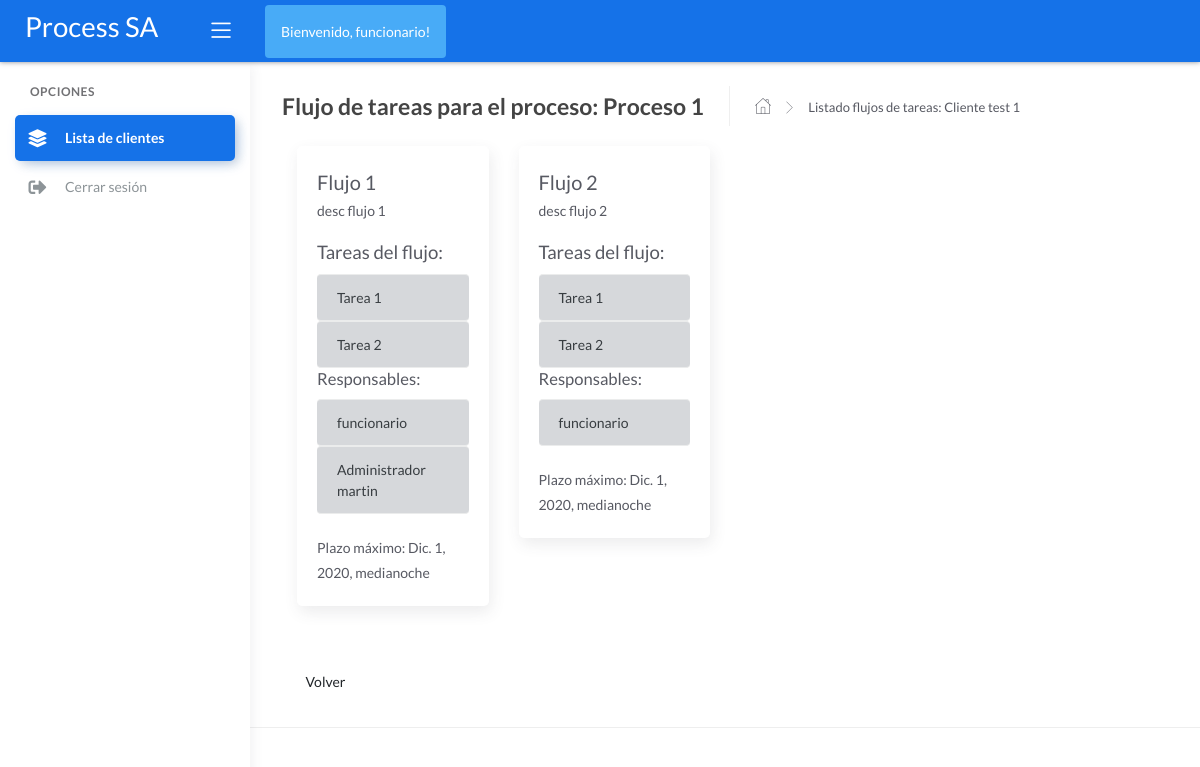
The page /flujo_list/3/3/ (signed in) on the database its author committed.
### processAuth/models.py (models this page shows)
class userModel(models.Model):
    user = models.OneToOneField(User, on_delete=models.CASCADE)
    name = models.CharField(max_length=100)
    email = models.EmailField()
    role = models.IntegerField(choices = USER_ROLE)
    created_at = models.DateTimeField(auto_now_add=True)
    disabled = models.BooleanField(default = False)
    def __str__(self):
        return self.name

### processCore/models.py (models this page shows, shortened)
class Process(models.Model):
    client = models.ForeignKey('Client', on_delete = models.CASCADE)
    name = models.CharField(max_length=50)
    description = models.TextField()
    created_at = models.DateTimeField(auto_now_add=True)
    disabled = models.BooleanField(default = False)

class Client(models.Model):
    name = models.CharField(max_length=100)
    email = models.EmailField()
    description = models.TextField(max_length=200)
    created_at = models.DateTimeField(auto_now_add=True)
    disabled = models.BooleanField(default = False)

class FlujoTareas(models.Model):
    nombre = models.CharField(max_length=60)
    process = models.ForeignKey('Process', on_delete = models.CASCADE)
    tareas = models.ManyToManyField('Task')
    responsables = models.ManyToManyField('processAuth.userModel')
    descripcion = models.TextField()
    created_at = models.DateTimeField(auto_now_add=True)
    plazo_maximo = models.DateTimeField()
    status = models.IntegerField(choices = TASK_STATUS, default=4)

class Task(models.Model):
    autor = models.ForeignKey(
        settings.AUTH_USER_MODEL,
        on_delete=models.CASCADE,
        null=True)
    process = models.ForeignKey('Process', on_delete = models.CASCADE)
    name = models.CharField(max_length=50)
    responsable = models.ForeignKey('processAuth.userModel', on_delete = models.CASCADE, blank=True)
    description = models.TextField()
    created_at = models.DateTimeField(auto_now_add=True)
    expire_at = models.DateTimeField()
    status = models.IntegerField(choices = TASK_STATUS, default=4)
    def __str__(self):
        return self.name

### processCore/views.py (the view)
# urls.py: path('flujo_list/<int:client_pk>/<int:process_pk>/', views.listado_flujo, name="listado_flujo"),
def listado_flujo(request, client_pk, process_pk):
    current_user = request.user
    context = {}
    context['client'] = Client.objects.get(pk=client_pk)
    context['process'] = Process.objects.get(pk=process_pk)
    context['flujo_list'] = FlujoTareas.objects.filter(process=process_pk)
    context['employee'] = userModel.objects.get(user=current_user)
    return render(request, 'flujo_list.html', context=context)

### processCore/templates/flujo_list.html (shortened to what this page needs)
{% extends "layouts/base.html" %}
{% block content %}
<div class="page-inner">
    <div class="page-header">
        <h4 class="page-title">Flujo de tareas para el proceso: {{ process.name }} </h4>
        <ul class="breadcrumbs">
            <li class="nav-home">
                <a href="{% url 'client_list' %} ">
                    <i class="flaticon-home"></i>
                </a>
            </li>
            <li class="separator">
                <i class="flaticon-right-arrow"></i>
            </li>
            <li class="nav-item">
                <a href="">Listado flujos de tareas: {{ client.name }}</a>
            </li>
        </ul>
    </div>
    <section>
        <div class="card-group">
            {% if flujo_list %}
                {% for flujo in flujo_list %}
                    <div class="col-sm-3">
                        <div class="card">
                            <div class="card-body">
                                <h5 class="card-title">{{ flujo.nombre }}</h5>
                                <p class="card-text">{{ flujo.descripcion }}</p>
                                <h3>Tareas del flujo:</h3>
                                {% for tareas in flujo.tareas.all %}
                                    <ul class="list-group">
                                        <li class="list-group-item list-group-item-secondary">{{tareas}}</li>
                                    </ul>
                                {% endfor %}
                                <h4>Responsables:</h3>
                                {% for responsables in flujo.responsables.all %}
                                    <ul class="list-group">
                                        <li class="list-group-item list-group-item-secondary">{{responsables}}</li>
                                    </ul>
                                {% endfor %}
                                <br>
                                <p class="card-text">Plazo máximo: {{ flujo.plazo_maximo }}</p>
                            </div>
                        </div>
                    </div>
                {% endfor %}
        </div>
    </section>
{% endif %}
<div class="row">
    <div class="col-md-4">
        <a href="/process_detail/{{client.pk}}/{{process.pk}}" class="btn btn-light btn-rounded mt-4">Volver</a>
    </div>
</div>
{% endblock content %}

### processCore/templates/includes/navigation.html (shortened to what this page needs)
		<div class="main-header">
			<div class="logo-header" data-background-color="blue">
				<a href="{% url 'client_list' %}">
					<h1 class="text-white">Process SA</h1>
				</a>
				<div class="nav-toggle">
					<button class="btn btn-toggle toggle-sidebar">
						<i class="icon-menu"></i>
					</button>
				</div>
			</div>
			<nav class="navbar navbar-header navbar-expand-lg" data-background-color="blue">
				{% if user.is_authenticated %}
					<div class="p-2 bg-info d-flex p-3 bg-secondary text-white rounded float-right">
						Bienvenido, {{employee.name}}!
					</div>
				{% endif %}
			</nav>
		</div>

### rows shown on the page
userModel: name "funcionario"
Process: name "Proceso 1"
Client: name "Cliente test 1"
FlujoTareas: nombre "Flujo 1", descripcion "desc flujo 1", plazo_maximo "Dic. 1, 2020, medianoche"
Task: name "Tarea 1"
Task: name "Tarea 2"
userModel: name "Administrador martin"
FlujoTareas: nombre "Flujo 2", descripcion "desc flujo 2", plazo_maximo "Dic. 1, 2020, medianoche"
